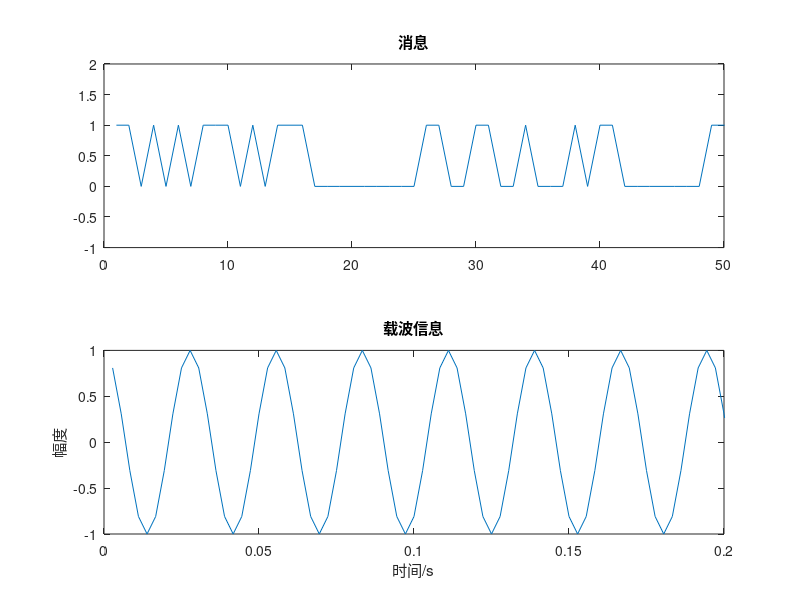
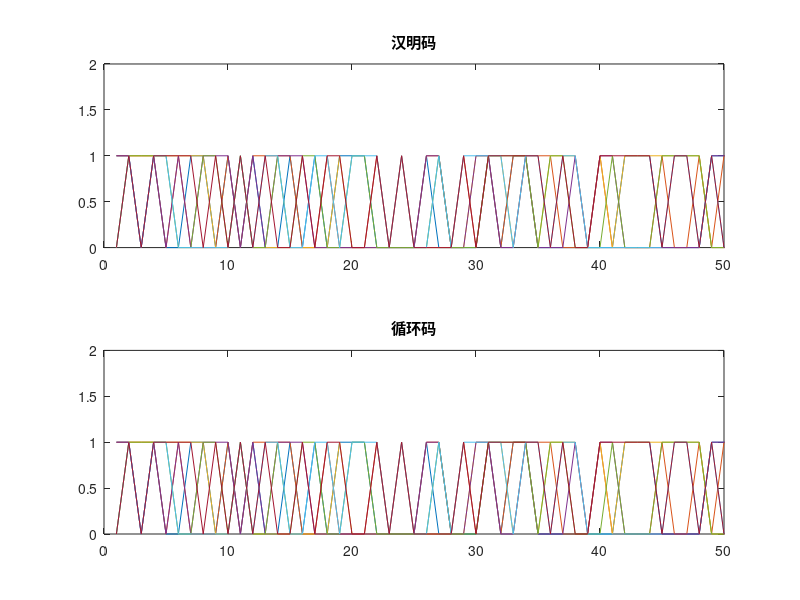

These charts were generated, in order, by the following MATLAB code: (Note: this script raises an error after producing the figures.)
%--------------------基本设置-----------------%
clear;close all; clc
t=1/360:1/360:20;                       %载波持续时间设置
Fc=36;                                  %载波信号频率
Fd=20;                                  %码速率
Fs=360;                                 %抽样频率
carry=cos(2*pi*Fc*t);                   %载波表达式
x1=ceil(rand(1,1000)-0.5);              %生成二进制消息
a=num2str(x1);                          %矩阵变成字符
b=strrep(a, ' ', '');                   %去掉字符中的空格
figure(1);
subplot(2,1,1);
plot(x1);
title('消息');
axis([0 50 -1 2]);
subplot(2,1,2);
plot(t,carry);
title('载波信息');xlabel('时间/s');ylabel('幅度');
axis([0 0.2 -1 1]);

%-------------------信道编码部分---------------%

%---------------------汉明码-------------------%
n=7;                                    %Hamming码组长度n=2^m-1,4  (7,4)汉明码
m=3;                                    %监督位长度
[H,G]=hammgen(m);                       %产生(n,n-m)Hamming码的生成矩阵和校验矩阵
x=reshape(x1,[],4);                     %调整矩阵行列
y1=mod(x*G,2);                          %产生编码数据
%---------------------循环码-------------------%
n1=7;k=4;                               %(3,2)循环码
pol=cyclpoly(n1,k);                     %循环码的生成多项式
[h,g]=cyclgen(n1,pol);                  %生成循环码
y2 = mod(x*g,2);                        %产生编码数据
%---------------------画出编码之后的图形--------%
figure(2);
subplot(2,1,1);
plot(y1);
title('汉明码');
axis([0 50 0 2]);
subplot(2,1,2);
plot(y2);
title('循环码');
axis([0 50 0 2]);

%-----------------数字调制部分-----------------%
%------------------2ASK调制--------------------%
code1=dmod(y1,Fc,Fd,Fs,'ask',2);         %汉明码 2ASK调制
code3=dmod(y2,Fc,Fd,Fs,'ask',2);         %循环码 2ASK调制
for i=1:20                               %手动调节 2ASK部分 调节信号为 汉明码2ASK信号
    if y1(i)==0
        code11(30*(i-1)+1:30*i)=0;
    else
        code11(30*(i-1)+1:30*i)=code1(30*(i-1)+1:30*i);
    end
end
for i=1:20                               %手动调节 2ASK部分 调节信号为 循环码2ASK信号
    if y2(i)==0
        code33(30*(i-1)+1:30*i)=0;
    else
        code33(30*(i-1)+1:30*i)=code3(30*(i-1)+1:30*i);
    end
end
figure(3);
subplot(2,1,1);
plot(code11);
title('汉明码 2ASK调制');
subplot(2,1,2);
plot(code33);
title('循环码 2ASK调制');
%------------------2FSK调制--------------------%
code2=dmod(y2,Fc,Fd,Fs,'fsk',2);         %循环码 2FSK调制
code4=dmod(y1,Fc,Fd,Fs,'fsk',2);         %汉明码 2FSK调制
figure(4);
subplot(2,1,1);
plot(code4);
title('汉明码 2FSK调制');
axis([0 50 -2 2]);
subplot(2,1,2);
plot(code2);
title('循环码 2FSK调制');
axis([0 50 -2 2]);

%---------------------信道部分-----------------%
%               采用信噪比为20db的信道          %
s1=awgn(code1,20,'measured');            %汉明编码后经过2ASK调制信号通过20信噪比信道
s2=awgn(code2,20,'measured');            %循环编码后经过2FSK调制信号通过20信噪比信道
s3=awgn(code3,20,'measured');            %循环编码后经过2ASK调制信号通过20信噪比信道
s4=awgn(code4,20,'measured');            %汉明编码后经过2FSK调制信号通过20信噪比信道
figure(6)
subplot(4,1,1);
plot(s1);
title('汉明码2ASK信号 通过20db信道');
axis([0 50 -2 2]);
subplot(4,1,2);
plot(s2)
title('循环码 2FSK信号通过20db信道');
axis([0 50 -2 2]);
subplot(4,1,3);
plot(s3)
title('循环码 2ASK信号通过20db信道');
axis([0 50 -2 2]);
subplot(4,1,4);
plot(s4)
title('汉明码 2FSK信号通过20db信道');
axis([0 50 -2 2]);

%----------------数字解调部分-------------------%
znt1=ddemod(s1,Fc,Fd,Fs,'ask',2);        %对汉明编码后经过2ASK调制信号通过20信噪比信道 进行解调
znt2=ddemod(s2,Fc,Fd,Fs,'fsk',2);        %对循环编码后经过2fSK调制信号通过20信噪比信道 进行解调
znt3=ddemod(s3,Fc,Fd,Fs,'ask',2);        %对循环编码后经过2ASK调制信号通过20信噪比信道 进行解调
znt4=ddemod(s4,Fc,Fd,Fs,'fsk',2);        %对汉明编码后经过2fSK调制信号通过20信噪比信道 进行解调
figure(7)
subplot(4,1,1);
plot(znt1);
title('汉明码2ASK信号解调');
axis([0 50 0 1]);
subplot(4,1,2);
plot(znt2);
title('循环码2FSK信号解调');
axis([0 50 0 1]);
subplot(4,1,3);
plot(znt3);
title('循环码2ASK信号解调');
axis([0 50 0 1]);
subplot(4,1,4);
plot(znt4);
title('汉明码2FSK信号解调');
axis([0 50 0 1]);

%-------------------译码部分--------------------%
newmsg1 = decode(znt1,n,k);              % 对解调后的2ask信号进行汉明译码.
newmsg2 = decode(znt2,n1,k,'cyclic');    % 对解调后的2fsk信号进行循环译码.
newmsg3 = decode(znt3,n1,k,'cyclic');    % 对解调后的2ask信号进行循环译码.
newmsg4 = decode(znt4,n,k);              % 对解调后的2fsk信号进行汉明译码.
figure(8)
subplot(4,1,1);
plot(newmsg1);
title('汉明码2ASK解调译码信号');
axis([0 50 0 1]);
subplot(4,1,2);
plot(newmsg2);
title('循环码2FSK解调译码信号');
axis([0 50 0 1]);
subplot(4,1,3);
plot(newmsg3);
title('循环码2ASK解调译码信号');
axis([0 50 0 1]);
subplot(4,1,4);
plot(newmsg4);
title('汉明码2FSK解调译码信号');
axis([0 50 0 1]);

%----------------误码率分析部分-----------------%
SNR=-10:10;
for i=1:length(SNR) 
    Ynt1=awgn(code1,SNR(i));            %加入高斯小噪声，信噪比从-10dB到10dB
    Ynt2=awgn(code2,SNR(i));
    Ynt3=awgn(code3,SNR(i));
    Ynt4=awgn(code4,SNR(i));
Z1=ddemod(Ynt1,Fc,Fd,Fs,'ask',2);       %调用数字带通解调函数ddemod对加噪声信号进行解调
[br, pe1(i)]=symerr(y1,Z1);             %对解调后加大噪声信号误码分析（汉明码编码，2ask误码率分析），br为符号误差数，pe(i)为符号误差率
Z2=ddemod( Ynt2,Fc,Fd,Fs,'fsk',2);      %对解调后大噪声信号误码分析（循环码编码，2fsk误码率分析）
[br, pe2(i)]=symerr(y2,Z2);             
Z3=ddemod(Ynt3,Fc,Fd,Fs,'ask',2);       %对解调后大噪声信号误码分析（循环码编码，2ask误码率分析）
[br, pe3(i)]=symerr(y2,Z3); 
Z4=ddemod(Ynt4,Fc,Fd,Fs,'fsk',2);       %对解调后大噪声信号误码分析（汉明码编码，2fsk误码率分析）
[br, pe4(i)]=symerr(y1,Z4); 
end
%---------画出不同方式下信噪比与误码率关系------%
figure(5);
semilogy(SNR,pe1,'k--o');               % 调用semilogy函数绘制”汉明码编码2ask“信噪比与误码率的关系曲线
hold on
semilogy(SNR,pe2,'c--+');                 % 调用semilogy函数绘制“循环码编码2fsk”信噪比与误码率的关系曲线
semilogy(SNR,pe3,'--');               % 调用semilogy函数绘制”循环码编码2ask“信噪比与误码率的关系曲线
semilogy(SNR,pe4,'r--*');               % 调用semilogy函数绘制“汉明码编码2fsk”信噪比与误码率的关系曲线
hold off
legend('汉明码2ASK','循环码2FSK','循环码2ASK','汉明码2FSK');
xlabel('信噪比 SNR(r/dB)');
ylabel('误码率 pe');
title('信噪比与误码率的关系');
axis([-10 10 0 0.5])   
grid on